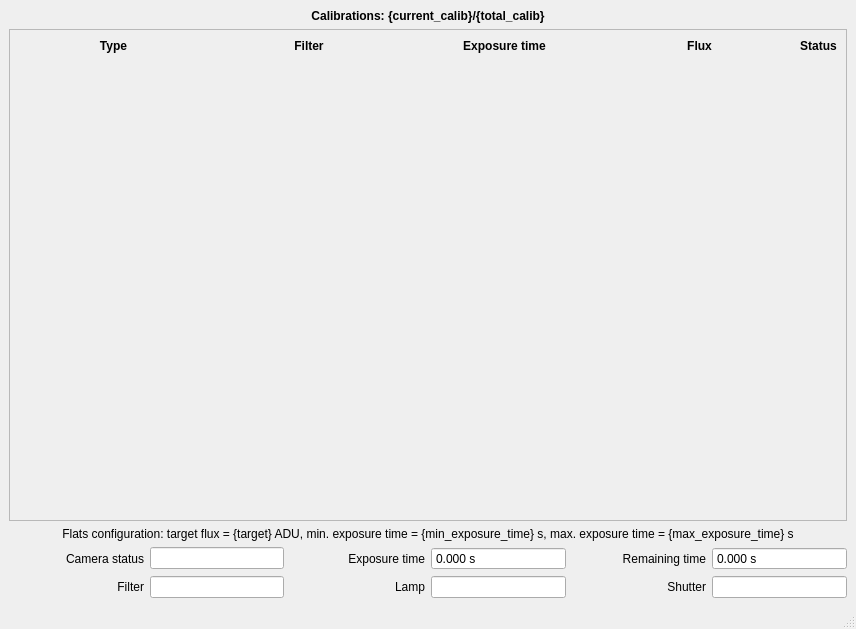
<?xml version="1.0" encoding="UTF-8"?>
<ui version="4.0">
 <class>CalibrationPosesWindow</class>
 <widget class="QMainWindow" name="CalibrationPosesWindow">
  <property name="geometry">
   <rect>
    <x>0</x>
    <y>0</y>
    <width>856</width>
    <height>629</height>
   </rect>
  </property>
  <property name="windowTitle">
   <string>Calibration Poses - KalAO</string>
  </property>
  <widget class="QWidget" name="centralwidget">
   <layout class="QVBoxLayout" name="verticalLayout">
    <item>
     <widget class="KLabel" name="done_label">
      <property name="font">
       <font>
        <bold>true</bold>
       </font>
      </property>
      <property name="text">
       <string>Calibrations: {current_calib}/{total_calib}</string>
      </property>
      <property name="alignment">
       <set>Qt::AlignCenter</set>
      </property>
     </widget>
    </item>
    <item>
     <widget class="QScrollArea" name="scrollArea">
      <property name="horizontalScrollBarPolicy">
       <enum>Qt::ScrollBarAlwaysOff</enum>
      </property>
      <property name="widgetResizable">
       <bool>true</bool>
      </property>
      <widget class="QWidget" name="scrollAreaWidgetContents">
       <property name="geometry">
        <rect>
         <x>0</x>
         <y>0</y>
         <width>836</width>
         <height>448</height>
        </rect>
       </property>
       <layout class="QVBoxLayout" name="verticalLayout_2">
        <item>
         <layout class="QGridLayout" name="calibration_layout" columnstretch="1,1,1,1,0">
          <item row="0" column="2">
           <widget class="QLabel" name="exposure_timetime_label">
            <property name="font">
             <font>
              <bold>true</bold>
             </font>
            </property>
            <property name="text">
             <string>Exposure time</string>
            </property>
            <property name="alignment">
             <set>Qt::AlignCenter</set>
            </property>
           </widget>
          </item>
          <item row="0" column="4">
           <widget class="QLabel" name="status_label">
            <property name="font">
             <font>
              <bold>true</bold>
             </font>
            </property>
            <property name="text">
             <string>Status</string>
            </property>
            <property name="alignment">
             <set>Qt::AlignCenter</set>
            </property>
           </widget>
          </item>
          <item row="0" column="1">
           <widget class="QLabel" name="filter_label">
            <property name="font">
             <font>
              <bold>true</bold>
             </font>
            </property>
            <property name="text">
             <string>Filter</string>
            </property>
            <property name="alignment">
             <set>Qt::AlignCenter</set>
            </property>
           </widget>
          </item>
          <item row="0" column="3">
           <widget class="QLabel" name="median_label">
            <property name="font">
             <font>
              <bold>true</bold>
             </font>
            </property>
            <property name="text">
             <string>Flux</string>
            </property>
            <property name="alignment">
             <set>Qt::AlignCenter</set>
            </property>
           </widget>
          </item>
          <item row="0" column="0">
           <widget class="QLabel" name="type_label">
            <property name="font">
             <font>
              <bold>true</bold>
             </font>
            </property>
            <property name="text">
             <string>Type</string>
            </property>
            <property name="alignment">
             <set>Qt::AlignCenter</set>
            </property>
           </widget>
          </item>
         </layout>
        </item>
        <item>
         <spacer name="verticalSpacer">
          <property name="orientation">
           <enum>Qt::Vertical</enum>
          </property>
          <property name="sizeHint" stdset="0">
           <size>
            <width>20</width>
            <height>40</height>
           </size>
          </property>
         </spacer>
        </item>
       </layout>
      </widget>
     </widget>
    </item>
    <item>
     <layout class="QGridLayout" name="gridLayout" columnstretch="1,1,1,1,1,1">
      <item row="2" column="2">
       <widget class="QLabel" name="tungsten_status_label">
        <property name="text">
         <string>Lamp</string>
        </property>
        <property name="alignment">
         <set>Qt::AlignRight|Qt::AlignTrailing|Qt::AlignVCenter</set>
        </property>
       </widget>
      </item>
      <item row="1" column="3">
       <widget class="KNaNDoubleSpinbox" name="camera_exposure_time_spinbox">
        <property name="readOnly">
         <bool>true</bool>
        </property>
        <property name="buttonSymbols">
         <enum>QAbstractSpinBox::NoButtons</enum>
        </property>
        <property name="suffix">
         <string> s</string>
        </property>
        <property name="decimals">
         <number>3</number>
        </property>
        <property name="minimum">
         <double>-1.000000000000000</double>
        </property>
        <property name="maximum">
         <double>999999.000000000000000</double>
        </property>
       </widget>
      </item>
      <item row="1" column="0">
       <widget class="QLabel" name="camera_status_label">
        <property name="text">
         <string>Camera status</string>
        </property>
        <property name="alignment">
         <set>Qt::AlignRight|Qt::AlignTrailing|Qt::AlignVCenter</set>
        </property>
       </widget>
      </item>
      <item row="1" column="5">
       <widget class="KNaNDoubleSpinbox" name="camera_remaining_time_spinbox">
        <property name="readOnly">
         <bool>true</bool>
        </property>
        <property name="buttonSymbols">
         <enum>QAbstractSpinBox::NoButtons</enum>
        </property>
        <property name="suffix">
         <string> s</string>
        </property>
        <property name="decimals">
         <number>3</number>
        </property>
        <property name="minimum">
         <double>-1.000000000000000</double>
        </property>
        <property name="maximum">
         <double>999999.000000000000000</double>
        </property>
       </widget>
      </item>
      <item row="2" column="1">
       <widget class="QLineEdit" name="filterwheel_filter_lineedit">
        <property name="readOnly">
         <bool>true</bool>
        </property>
       </widget>
      </item>
      <item row="1" column="2">
       <widget class="QLabel" name="camera_exposure_time_label">
        <property name="text">
         <string>Exposure time</string>
        </property>
        <property name="alignment">
         <set>Qt::AlignRight|Qt::AlignTrailing|Qt::AlignVCenter</set>
        </property>
       </widget>
      </item>
      <item row="1" column="1">
       <widget class="QLineEdit" name="camera_status_lineedit">
        <property name="readOnly">
         <bool>true</bool>
        </property>
       </widget>
      </item>
      <item row="2" column="3">
       <widget class="QLineEdit" name="tungsten_status_lineedit">
        <property name="readOnly">
         <bool>true</bool>
        </property>
       </widget>
      </item>
      <item row="1" column="4">
       <widget class="QLabel" name="camera_remaining_time_label">
        <property name="text">
         <string>Remaining time</string>
        </property>
        <property name="alignment">
         <set>Qt::AlignRight|Qt::AlignTrailing|Qt::AlignVCenter</set>
        </property>
       </widget>
      </item>
      <item row="2" column="0">
       <widget class="QLabel" name="filterwheel_filter_label">
        <property name="text">
         <string>Filter</string>
        </property>
        <property name="alignment">
         <set>Qt::AlignRight|Qt::AlignTrailing|Qt::AlignVCenter</set>
        </property>
       </widget>
      </item>
      <item row="0" column="0" colspan="6">
       <widget class="KLabel" name="flats_label">
        <property name="text">
         <string>Flats configuration: target flux = {target} ADU, min. exposure time = {min_exposure_time} s, max. exposure time = {max_exposure_time} s</string>
        </property>
        <property name="alignment">
         <set>Qt::AlignCenter</set>
        </property>
       </widget>
      </item>
      <item row="2" column="4">
       <widget class="QLabel" name="shutter_label">
        <property name="text">
         <string>Shutter</string>
        </property>
        <property name="alignment">
         <set>Qt::AlignRight|Qt::AlignTrailing|Qt::AlignVCenter</set>
        </property>
       </widget>
      </item>
      <item row="2" column="5">
       <widget class="QLineEdit" name="shutter_status_lineedit">
        <property name="readOnly">
         <bool>true</bool>
        </property>
       </widget>
      </item>
     </layout>
    </item>
   </layout>
  </widget>
  <widget class="QMenuBar" name="menubar">
   <property name="geometry">
    <rect>
     <x>0</x>
     <y>0</y>
     <width>856</width>
     <height>23</height>
    </rect>
   </property>
  </widget>
  <widget class="QStatusBar" name="statusbar"/>
 </widget>
 <customwidgets>
  <customwidget>
   <class>KLabel</class>
   <extends>QLabel</extends>
   <header>kalao.guis.utils.widgets</header>
  </customwidget>
  <customwidget>
   <class>KNaNDoubleSpinbox</class>
   <extends>QDoubleSpinBox</extends>
   <header>kalao.guis.utils.widgets</header>
  </customwidget>
 </customwidgets>
 <resources/>
 <connections/>
</ui>
